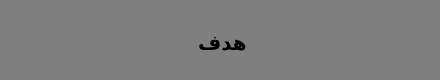
   <widget class="QGroupBox" name="goal">
    <property name="geometry">
     <rect>
      <x>180</x>
      <y>60</y>
      <width>440</width>
      <height>80</height>
     </rect>
    </property>
    <property name="title">
     <string/>
    </property>
    <widget class="QLabel" name="goal1">
     <property name="geometry">
      <rect>
       <x>40</x>
       <y>25</y>
       <width>40</width>
       <height>30</height>
      </rect>
     </property>
     <property name="styleSheet">
      <string notr="true">background-color: rgb(158, 158, 158);</string>
     </property>
     <property name="text">
      <string/>
     </property>
    </widget>
    <widget class="QLabel" name="goal2">
     <property name="geometry">
      <rect>
       <x>120</x>
       <y>25</y>
       <width>40</width>
       <height>30</height>
      </rect>
     </property>
     <property name="styleSheet">
      <string notr="true">background-color: rgb(158, 158, 158);</string>
     </property>
     <property name="text">
      <string/>
     </property>
    </widget>
    <widget class="QLabel" name="goal3">
     <property name="geometry">
      <rect>
       <x>200</x>
       <y>25</y>
       <width>40</width>
       <height>30</height>
      </rect>
     </property>
     <property name="styleSheet">
      <string notr="true">background-color: rgb(158, 158, 158);</string>
     </property>
     <property name="text">
      <string/>
     </property>
    </widget>
    <widget class="QLabel" name="goal5">
     <property name="geometry">
      <rect>
       <x>360</x>
       <y>25</y>
       <width>40</width>
       <height>30</height>
      </rect>
     </property>
     <property name="styleSheet">
      <string notr="true">background-color: rgb(158, 158, 158);</string>
     </property>
     <property name="text">
      <string/>
     </property>
    </widget>
    <widget class="QLabel" name="goal4">
     <property name="geometry">
      <rect>
       <x>280</x>
       <y>25</y>
       <width>40</width>
       <height>30</height>
      </rect>
     </property>
     <property name="styleSheet">
      <string notr="true">background-color: rgb(158, 158, 158);</string>
     </property>
     <property name="text">
      <string/>
     </property>
    </widget>
    <widget class="QLabel" name="cover">
     <property name="geometry">
      <rect>
       <x>0</x>
       <y>0</y>
       <width>445</width>
       <height>85</height>
      </rect>
     </property>
     <property name="font">
      <font>
       <pointsize>15</pointsize>
       <weight>75</weight>
       <bold>true</bold>
      </font>
     </property>
     <property name="styleSheet">
      <string notr="true">background-color: rgb(127, 127, 127);</string>
     </property>
     <property name="text">
      <string>هدف</string>
     </property>
     <property name="alignment">
      <set>Qt::AlignCenter</set>
     </property>
    </widget>
   </widget>
